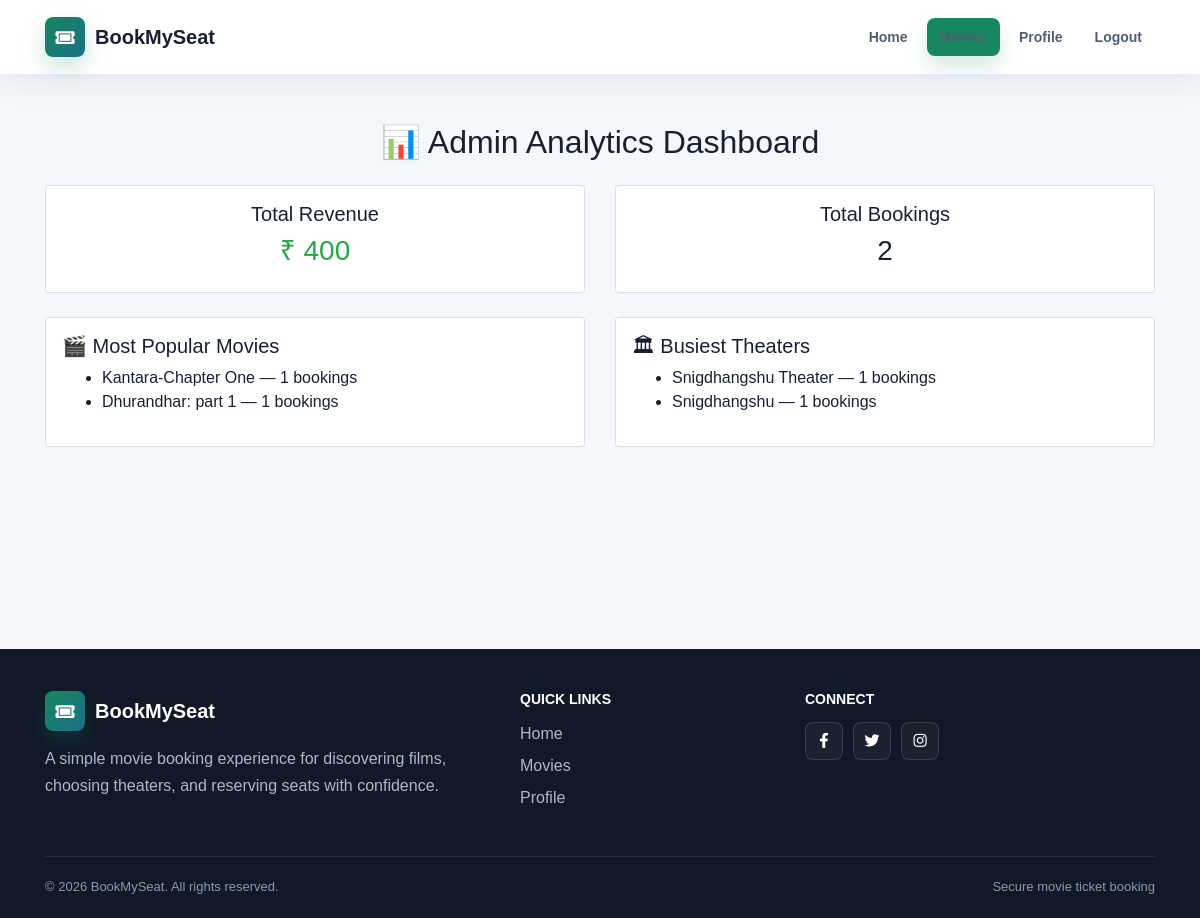
The page /movies/admin-dashboard/ (signed in) on the database its author committed.
### movies/models.py (models this page shows, shortened)
class Movie(models.Model):
    GENRE_CHOICES = [
        ('action','Action'),
        ('comedy','Comedy'),
        ('drama','Drama'),
        ('thriller','Thriller'),
        ('horror','Horror'),
        ('romance','Romance'),
        ('biography','Biography'),
        ('animation','Animation'),
    ]
    LANGUAGE_CHOICES = [
        ('hindi','Hindi'),
        ('english','English'),
        ('tamil','Tamil'),
        ('telugu','Telugu'),
    ]
    name = models.CharField(max_length=200)
    image = CloudinaryField('image')
    rating = models.DecimalField(max_digits=3, decimal_places=1)
    genre = models.CharField(max_length=20, choices=GENRE_CHOICES)
    language = models.CharField(max_length=20, choices=LANGUAGE_CHOICES)
    description = models.TextField()
    trailer_url = models.URLField(blank=True, null=True)

### movies/views.py (the view)
# urls.py: path("admin-dashboard/", views.admin_dashboard, name="admin_dashboard"),
@staff_member_required
def admin_dashboard(request):
    bookings = Booking.objects.filter(is_paid=True)
    total_revenue = bookings.aggregate(total=Sum("total_price"))["total"] or 0
    total_bookings = bookings.count()
    popular_movies = (
        bookings.values("movie__name")
        .annotate(count=Count("id"))
        .order_by("-count")[:5]
    )
    busiest_theaters = (
        bookings.values("theater__name")
        .annotate(count=Count("id"))
        .order_by("-count")[:5]
    )
    return render(request, "movies/admin_dashboard.html", {
        "total_revenue": total_revenue,
        "total_bookings": total_bookings,
        "popular_movies": popular_movies,
        "busiest_theaters": busiest_theaters,
    })

### templates/movies/admin_dashboard.html
{% extends "users/basic.html" %}
{% block content %}
<div class="container mt-5">
  <h2 class="text-center mb-4">📊 Admin Analytics Dashboard</h2>
  <div class="row text-center mb-4">
    <div class="col-md-6">
      <div class="card p-3 shadow">
        <h5>Total Revenue</h5>
        <h3 class="text-success">₹ {{ total_revenue }}</h3>
      </div>
    </div>
    <div class="col-md-6">
      <div class="card p-3 shadow">
        <h5>Total Bookings</h5>
        <h3>{{ total_bookings }}</h3>
      </div>
    </div>
  </div>
  <div class="row">
    <div class="col-md-6">
      <div class="card p-3 shadow">
        <h5>🎬 Most Popular Movies</h5>
        <ul>
          {% if popular_movies %}
            {% for movie in popular_movies %}
              <li>{{ movie.movie__name }} — {{ movie.count }} bookings</li>
            {% endfor %}
          {% else %}
            <li>No data available</li>
          {% endif %}
        </ul>
      </div>
    </div>
    <div class="col-md-6">
      <div class="card p-3 shadow">
        <h5>🏛 Busiest Theaters</h5>
        <ul>
          {% if busiest_theaters %}
            {% for theater in busiest_theaters %}
              <li>{{ theater.theater__name }} — {{ theater.count }} bookings</li>
            {% endfor %}
          {% else %}
            <li>No data available</li>
          {% endif %}
        </ul>
      </div>
    </div>
  </div>
</div>
{% endblock %}

### templates/users/basic.html (shortened to what this page needs)
<!DOCTYPE html>
<html lang="en">
  <head>
    <link
      href="https://cdn.jsdelivr.net/npm/bootstrap-icons/font/bootstrap-icons.css"
      rel="stylesheet"
    />
    <link
      rel="stylesheet"
      href="https://maxcdn.bootstrapcdn.com/bootstrap/4.0.0/css/bootstrap.min.css"
    />
    <link
      rel="stylesheet"
      href="https://cdnjs.cloudflare.com/ajax/libs/font-awesome/5.15.3/css/all.min.css"
    />
  </head>
  <body>
    <header class="site-navbar">
      <nav class="navbar navbar-expand-lg">
        <div class="container">
          <a class="navbar-brand" href="/">
            <span class="brand-mark" aria-hidden="true">
              <i class="fas fa-ticket-alt"></i>
            </span>
            <span>BookMySeat</span>
          </a>
          <div class="collapse navbar-collapse" id="navbarNav">
            <ul class="navbar-nav ml-auto">
              {% if user.is_authenticated %}
              <li class="nav-item">
                <a class="nav-link" href="/">Home</a>
              </li>
              <li class="nav-item">
                <a class="nav-link nav-cta" href="{% url 'movie_list' %}">Movies</a>
              </li>
              <li class="nav-item">
                <a class="nav-link" href="{% url 'profile' %}">Profile</a>
              </li>
              <li class="nav-item">
                <form method="post" action="{% url 'logout' %}">
                  <button type="submit" class="nav-logout">Logout</button>
                </form>
              </li>
              {% endif %}
            </ul>
          </div>
        </div>
      </nav>
    </header>
    <main class="site-main">
      <div class="container">
        {% block content %}{% endblock %}
      </div>
    </main>
    <footer class="footer">
      <div class="container">
        <div class="row">
          <div class="col-md-5 mb-4 mb-md-0">
            <div class="footer-brand">
              <span class="brand-mark" aria-hidden="true">
                <i class="fas fa-ticket-alt"></i>
              </span>
              <span>BookMySeat</span>
            </div>
            <p>
              A simple movie booking experience for discovering films, choosing theaters, and reserving seats with confidence.
            </p>
          </div>
          <div class="col-md-3 mb-4 mb-md-0">
            <h5>Quick Links</h5>
            <ul class="list-unstyled footer-links">
              <li><a href="/">Home</a></li>
              <li><a href="{% url 'movie_list' %}">Movies</a></li>
              {% if user.is_authenticated %}
              <li><a href="{% url 'profile' %}">Profile</a></li>
              {% else %}
              <li><a href="{% url 'login' %}">Login</a></li>
              {% endif %}
            </ul>
          </div>
          <div class="col-md-4">
            <h5>Connect</h5>
            <div class="social-icons">
              <a href="#" aria-label="Facebook"><i class="fab fa-facebook-f"></i></a>
              <a href="#" aria-label="Twitter"><i class="fab fa-twitter"></i></a>
              <a href="#" aria-label="Instagram"><i class="fab fa-instagram"></i></a>
            </div>
          </div>
        </div>
        <div class="footer-bottom">
          <div>&copy; 2026 BookMySeat. All rights reserved.</div>
          <span>Secure movie ticket booking</span>
        </div>
      </div>
    </footer>
  </body>
</html>

### templates/users/basic.html (style rules this page uses)
:root { --bms-ink: #172033; --bms-muted: #667085; --bms-line: #e7ebf0; --bms-panel: #ffffff; --bms-soft: #f7f9fc; --bms-green: #16875f; --bms-green-dark: #126f4e; }
* { box-sizing: border-box; }
html { min-height: 100%; }
body { min-height: 100vh; margin: 0; background: #f4f7fb; color: var(--bms-ink); font-family: Arial, Helvetica, sans-serif; -webkit-font-smoothing: antialiased; text-rendering: optimizeLegibility; }
a { color: inherit; }
.site-navbar { position: sticky; top: 0; z-index: 1000; border-bottom: 1px solid rgba(231, 235, 240, 0.9); background: rgba(255, 255, 255, 0.96); box-shadow: 0 10px 28px rgba(23, 32, 51, 0.06); backdrop-filter: blur(12px); }
.site-navbar .navbar { padding: 12px 0; }
.navbar-brand { display: inline-flex; align-items: center; gap: 10px; color: var(--bms-ink) !important; font-size: 20px; font-weight: 800; letter-spacing: 0; }
.brand-mark { width: 40px; height: 40px; display: inline-flex; align-items: center; justify-content: center; border-radius: 8px; background: linear-gradient(135deg, var(--bms-green), #1c6f86); color: #ffffff; font-size: 17px; box-shadow: 0 10px 22px rgba(22, 135, 95, 0.22); }
.navbar-nav { align-items: center; gap: 6px; }
.navbar-nav .nav-link, .nav-logout { display: inline-flex; align-items: center; min-height: 38px; padding: 8px 13px !important; border-radius: 8px; color: #4f5f73 !important; font-size: 14px; font-weight: 800; line-height: 1; text-decoration: none; transition: background 0.2s ease, color 0.2s ease; }
.nav-logout { border: 0; background: transparent; cursor: pointer; }
.nav-cta { background: var(--bms-green) !important; color: #ffffff !important; box-shadow: 0 10px 20px rgba(22, 135, 95, 0.18); }
.site-main { min-height: calc(100vh - 330px); }
.site-main > .container { max-width: 1180px; }
.footer { margin-top: 56px; padding: 42px 0 22px; background: #111827; color: #d7dee8; }
.footer-brand { display: inline-flex; align-items: center; gap: 10px; margin-bottom: 14px; color: #ffffff; font-size: 20px; font-weight: 800; }
.footer h5 { margin-bottom: 14px; color: #ffffff; font-size: 14px; font-weight: 800; text-transform: uppercase; }
.footer p { margin: 0; color: #aeb8c7; line-height: 1.7; }
.footer a { color: #aeb8c7; text-decoration: none; transition: color 0.2s ease; }
.footer-links li + li { margin-top: 8px; }
.social-icons { display: flex; gap: 10px; }
.social-icons a { width: 38px; height: 38px; display: inline-flex; align-items: center; justify-content: center; border: 1px solid rgba(255, 255, 255, 0.12); border-radius: 8px; background: rgba(255, 255, 255, 0.04); color: #ffffff; font-size: 15px; }
.footer-bottom { display: flex; justify-content: space-between; gap: 18px; align-items: center; margin-top: 30px; padding-top: 20px; border-top: 1px solid rgba(255, 255, 255, 0.1); color: #8d99aa; font-size: 13px; }

### rows shown on the page
Movie: movie__name "Kantara-Chapter One", count "1"
Movie: movie__name "Dhurandhar: part 1", count "1"

### other values the page prints
{{ total_revenue }} "400"
{{ total_bookings }} "2"
{{ theater.theater__name }} "Snigdhangshu Theater" "Snigdhangshu"
{{ theater.count }} "1" "1"
